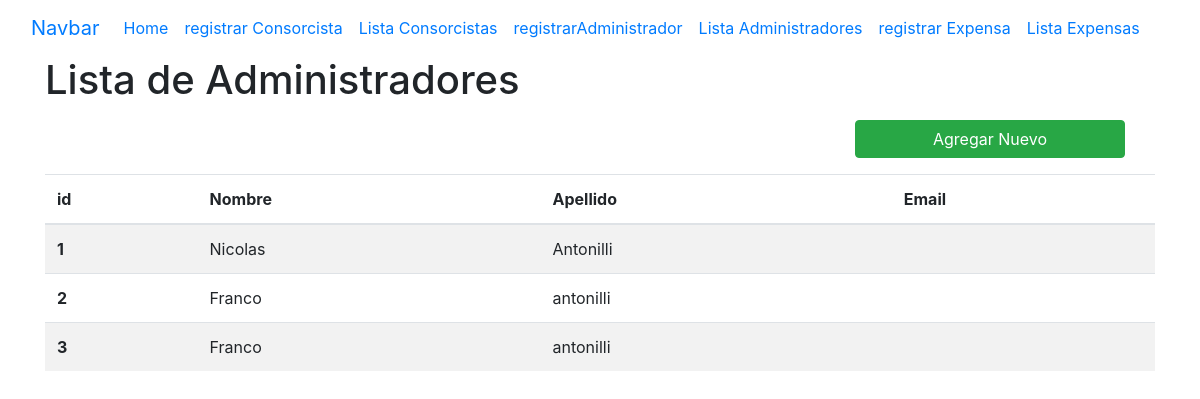
Screenshot of /listar_Administradores/ with the database file from the repository.
### AppCpder/models.py (models this page shows, shortened)
class Administrador(models.Model):
    nombre = models.CharField(max_length=40)
    apellido = models.CharField(max_length=40)
    email = models.EmailField(max_length=254)

### AppCpder/views.py (the view)
# urls.py: path('listar_Administradores/', FormularioAdministradorView.listar_Administradores, name="listarAdministradores"),
    def listar_Administradores(request):
        Administradores = Administrador.objects.all()
        return render(request, "ListaAdministradores.html", {"Administradores": Administradores})

### AppCpder/templates/ListaAdministradores.html (shortened to what this page needs)
{% extends "index.html" %}
{% block content %}
    <h1> Lista de Administradores</h1>
    <div class="row col-12 justify-content-end mb=2 pr=0">
        <a class= "btn btn-success col-md-3" href="{% url "registrarAdministrador"  %}">Agregar Nuevo</a>
    </div>
    <table class="table table-striped">
        <thead>
        <tr>
            <th scope="col">id</th>
            <th scope="col">Nombre</th>
            <th scope="col">Apellido</th>
            <th scope="col">Email</th>
        </tr>
        </thead>
        <tbody>
        {% for Administrador in Administradores %}
        <tr>
            <th scope="row"> {{ Administrador.id }} </th>
            <td>{{Administrador.nombre}}</td>
            <td>{{Administrador.apellido}}</td>
            <td>{{Administrador.Email}}</td>
        </tr>
        {% endfor %}
        </tbody>
    </table>
{% endblock %}

### rows the page displays
Administrador: id "1", nombre "Nicolas", apellido "Antonilli"
Administrador: id "2", nombre "Franco", apellido "antonilli"
Administrador: id "3", nombre "Franco", apellido "antonilli"
